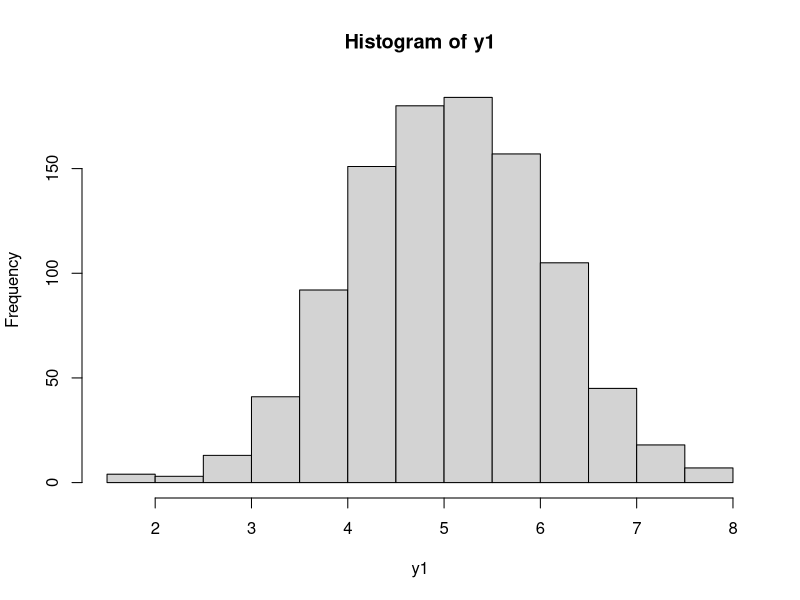
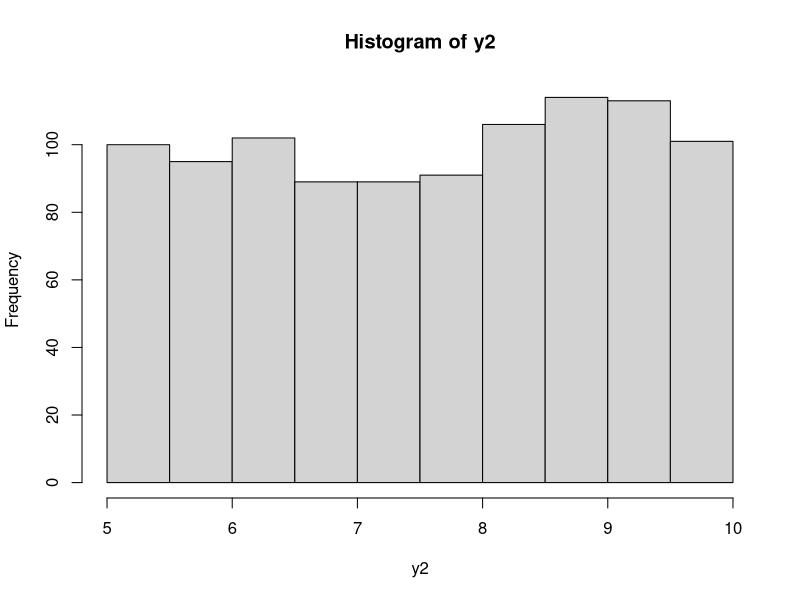
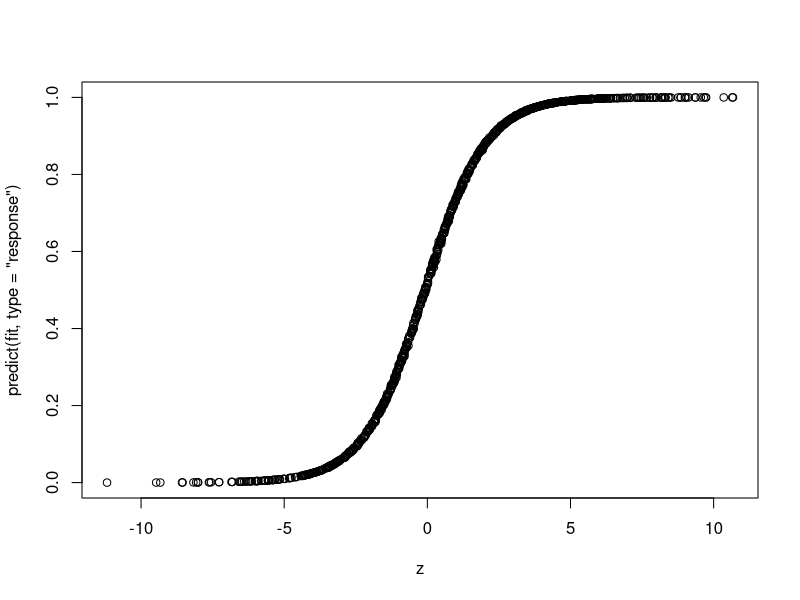

R code for these plots, in order:
################################
##     Review for pre-MLE     ##
################################


# install.packages("survival")
# install.packages("MASS")
library("MASS")
library("survival")
rm(list=ls(all=TRUE))

# 1. Creating objects of random and not so random numbers

# 1.1. Sequential number = use the seq() function.

# The basic arguments for the seq() function are:

## seq(from=1, to=2, by=[the space between one number and the next]); or
## qeq(from=1, to=2, length.out=[how long you want your object to be]).

# e.g.:
seq(-1.75, 3.25, by = 0.5)
seq(-1.75, 3.25, length.out = 21)
# seq(-1.75, 3.25, length.out = 11) is the same as seq(-1.75, 3.25, by = 0.5)

x <- seq(-1.75, 3.25, by = 0.5)

# 1.2. Random numbers = rnorm(); runif(); rmvnorm()

# The basic arguments for the rnorm() function are:
# rnorm(n, mean = , sd = ); where n is the size of the object, mean is the mean and sd is the stand. dev.

y1 <- rnorm(1000, 5, 1)
mean(y1) # Note that the mean is not exactly 5.
hist(y1)

# The basic arguments for the runif() function are:
# runif(n, min = , max = ) generate n uniform random numbers lie in the interval (min, max)

y2 <- runif(1000, 5, 10)
hist(y2)

# For two random correlated variables, the basic arguments for the mvrnorm() function are:
# mvrnorm(n, mu = , Sigma = ) correlates mu, a vector giving the means of the variables,
# in the terms of a covariance matrix Sigma

sigma <- matrix(c(1, 0.5, 0.5, 1), 2) # for .5 corr
z <- mvrnorm(n = 500, mu = c(0, 0), Sigma = sigma)
cor(z[, 1], z[, 2])
colMeans(z)

# You can access any element within an object through brackets:
# z[place of the vector] if its a vector
# z[row,column] if its a matrix-like object

# 7th place of vector y:
y1[7]

# 3rd row from the 2nd column of object z
z[3, 2]

# The whole 3 row from object z
z[3, ]

# You can also use the brackets to include a conditional statement
# (i.e. the if from Stata)

y1[y1 > 5] <- 0 # This will replace all values of y above 5 with 0s.

# 2. Function for logit and probit

# We will be using the glm() base function. glm stands for
# Generalized linear model. GLM uses a link function that allows the errors
# not to be normally distributed.

# Let's create some data first

set.seed(1984)
x1 = rnorm(1000)           # some continuous variables
x2 = rnorm(1000)
z = 1 + 2 * x1 + 3 * x2        # linear combination with a bias
pr = 1 / (1 + exp(-z))         # pass through an inv-logit function
y = rbinom(1000, 1, pr)      # bernoulli response variable

#now feed it to glm:

data = data.frame(y = y, x1 = x1, x2 = x2)

# Logistic Regression
# where y is a binary factor and
# x1-x2 are continuous predictors

fit <- glm(y ~ x1 + x2, data = data, family = binomial(link = "logit"))
summary(fit) # display results
confint(fit) # 95% CI for the coefficients
exp(coef(fit)) # exponentiated coefficients
exp(confint(fit)) # 95% CI for exponentiated coefficients
predict(fit, type = "response") # predicted values
residuals(fit, type = "deviance") # residuals

plot(z,predict(fit, type = "response")) # pretty logit

# 3. Loops (copy-pasted from section 6.2 from 622)

# Let's assume the following:

# the size of a sample
n <- 2000
# set true mean and standard deviation values
m <- 50
s <- 2

# Create an object TheoreticalSE calculating the standard error:
TheoreticalSE <- s / sqrt(n)

# Now generate lots and lots (and lots) of samples with mean m and standard deviation s
# and get the means of those samples. Save them in y.
# Hint: you can use loops, or you can use the function replicate()
y <- NA

for (i in 1:10000) {
  # Translation: let i go from 1 to 10000
  y[i] <-
    mean(rnorm(n, m, s)) # in the place i from object y do sth.
}

y2 <- replicate(10000, mean(rnorm(n, m, s)))

# Calculate the SD of your y and save it in the object BruteForceSE
BruteForceSE <- sd(y)

# We can compare our brute force estimates with our theoretical estimates
BruteForceSE
TheoreticalSE

# We can even see how accurate is the law of large numbers (proved by Jacob Bernoulli way back
# when). In other words, we can see if the sample mean will be an unbiased estimator.

LLN <- mean(y)
LLN

# Let's get fancy. Why don't we do the same thing, but for different n's, just for the sake of it.
# You could do it one by one, but you are better than that. You are a graduate student who decided
# to give up 5 to 7 years of your life to advance the frontiers of knowledge, while not having
# the option of a 401k (in a country with no pension system). But I digress...

# One way to do this is by creating a loop within a loop (or a replicate within a loop)

# We have to first define our new object n, and in that include the values you want for n.

# Create an object n, with the values: 9, 25, 64, 169, 441, 1156, 3025, 7921.

n <- c(9, 25, 64, 169, 441, 1156, 3025, 7921)

# Create an object TheoreticalSEloop calculating the standard error for all:
# Hint 1: use a loop (you can try using the function lapply() but I am not familiar with it
# so you are sort of on your own... but if you do, then you can teach us all.)
# Hint 2: use the function lenght(x) which returns the number of elements in a vector x.
TheoreticalSEloop <- NA

for (i in 1:length(n)) {
  TheoreticalSEloop[i] <- s / sqrt(n[i])
  
}
TheoreticalSEloop

# Create an object BruteForceSEloop with the SE of our samples simulated 10000 times.

y <- NA
BruteForceSEloop <- NA

for (j in 1:length(n)) {
  for (i in 1:10000) {
    y[i] <- mean(rnorm(n[j], m, s))
  }
  BruteForceSEloop[j] <- sd(y)
}

# Compare
BruteForceSEloop
TheoreticalSEloop
